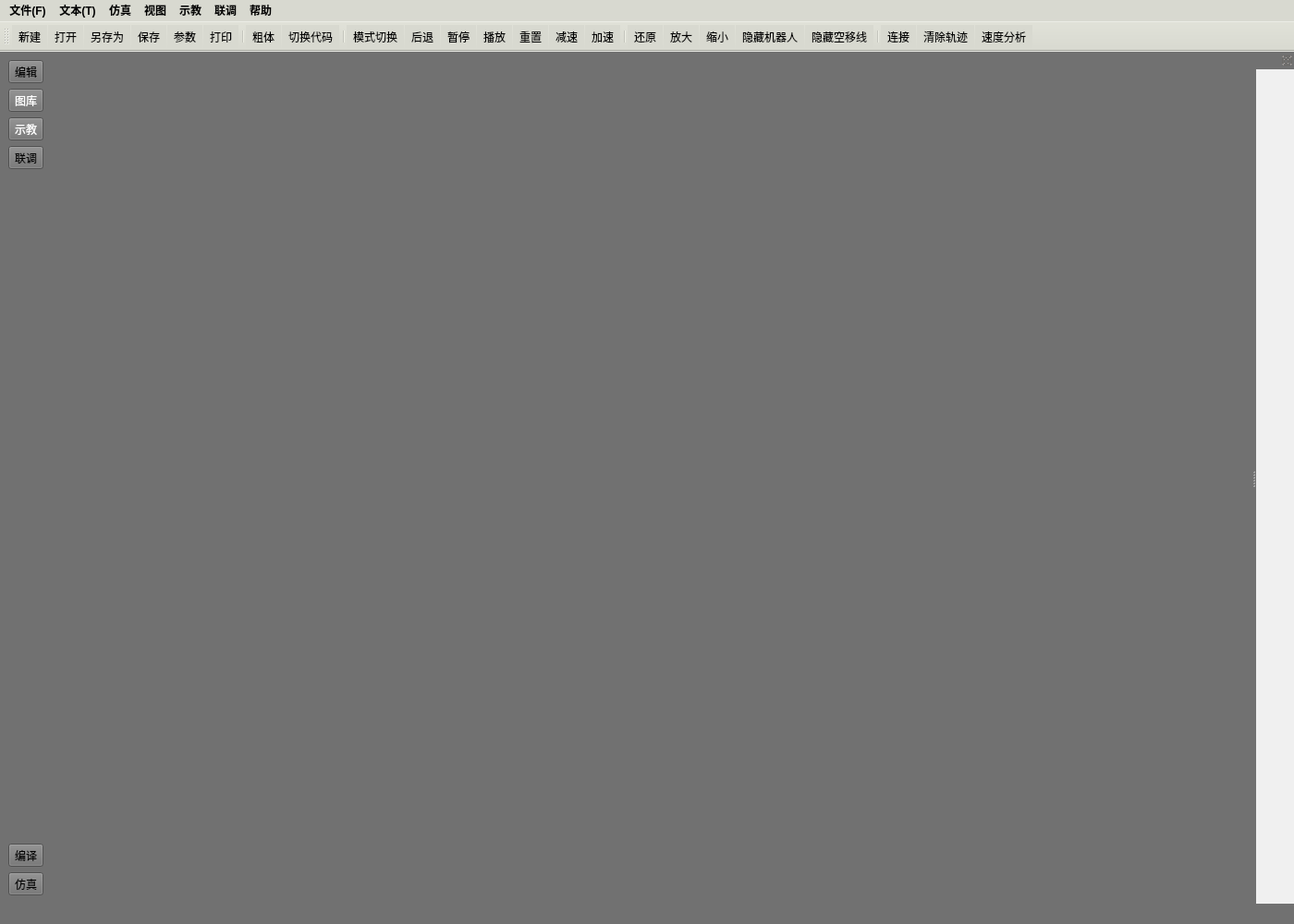
<?xml version="1.0" encoding="UTF-8"?>
<ui version="4.0">
 <class>MainWindow</class>
 <widget class="QMainWindow" name="MainWindow">
  <property name="windowModality">
   <enum>Qt::WindowModal</enum>
  </property>
  <property name="geometry">
   <rect>
    <x>0</x>
    <y>0</y>
    <width>1400</width>
    <height>1000</height>
   </rect>
  </property>
  <property name="windowTitle">
   <string>LXRobot</string>
  </property>
  <property name="windowIcon">
   <iconset>
    <normaloff>:/icon.ico</normaloff>:/icon.ico</iconset>
  </property>
  <property name="windowOpacity">
   <double>1.000000000000000</double>
  </property>
  <property name="toolTipDuration">
   <number>-1</number>
  </property>
  <property name="styleSheet">
   <string notr="true">background-color: rgb(113, 113, 113);</string>
  </property>
  <widget class="QWidget" name="centralwidget">
   <layout class="QHBoxLayout" name="horizontalLayout">
    <item>
     <layout class="QVBoxLayout" name="verticalLayout">
      <item>
       <widget class="QToolButton" name="editText_button">
        <property name="styleSheet">
         <string notr="true"/>
        </property>
        <property name="text">
         <string>编辑</string>
        </property>
       </widget>
      </item>
      <item>
       <widget class="QToolButton" name="graph_button">
        <property name="styleSheet">
         <string notr="true">color: rgb(255, 255, 255);</string>
        </property>
        <property name="text">
         <string>图库</string>
        </property>
       </widget>
      </item>
      <item>
       <widget class="QToolButton" name="teach_button">
        <property name="styleSheet">
         <string notr="true">color: rgb(255, 255, 255);
</string>
        </property>
        <property name="text">
         <string>示教</string>
        </property>
       </widget>
      </item>
      <item>
       <widget class="QToolButton" name="alignment_button">
        <property name="styleSheet">
         <string notr="true">border-color: rgb(0, 0, 255);</string>
        </property>
        <property name="text">
         <string>联调</string>
        </property>
       </widget>
      </item>
      <item>
       <spacer name="verticalSpacer">
        <property name="orientation">
         <enum>Qt::Vertical</enum>
        </property>
        <property name="sizeHint" stdset="0">
         <size>
          <width>20</width>
          <height>40</height>
         </size>
        </property>
       </spacer>
      </item>
      <item>
       <widget class="QToolButton" name="compile_button">
        <property name="text">
         <string>编译</string>
        </property>
       </widget>
      </item>
      <item>
       <widget class="QToolButton" name="simulation_button">
        <property name="text">
         <string>仿真</string>
        </property>
       </widget>
      </item>
     </layout>
    </item>
    <item>
     <widget class="QStackedWidget" name="stackedWidget">
      <property name="styleSheet">
       <string notr="true">selection-color: rgb(0, 0, 0);</string>
      </property>
      <property name="lineWidth">
       <number>1</number>
      </property>
      <widget class="QWidget" name="page"/>
      <widget class="QWidget" name="page_2"/>
     </widget>
    </item>
   </layout>
  </widget>
  <widget class="QMenuBar" name="menubar">
   <property name="geometry">
    <rect>
     <x>0</x>
     <y>0</y>
     <width>1400</width>
     <height>25</height>
    </rect>
   </property>
   <property name="font">
    <font>
     <pointsize>9</pointsize>
     <weight>75</weight>
     <bold>true</bold>
    </font>
   </property>
   <property name="styleSheet">
    <string notr="true">background-color: rgb(216, 217, 208);
selection-background-color: rgb(0, 146, 255);

</string>
   </property>
   <widget class="QMenu" name="textMenu">
    <property name="font">
     <font>
      <pointsize>9</pointsize>
      <weight>50</weight>
      <bold>false</bold>
     </font>
    </property>
    <property name="styleSheet">
     <string notr="true">background-color: rgb(255, 255, 255);</string>
    </property>
    <property name="title">
     <string>文本(T)</string>
    </property>
    <addaction name="boldAct"/>
    <addaction name="colorAct"/>
    <addaction name="fontAct"/>
    <addaction name="fileSwitchAct"/>
   </widget>
   <widget class="QMenu" name="fileMenu">
    <property name="font">
     <font>
      <pointsize>9</pointsize>
      <weight>50</weight>
      <bold>false</bold>
     </font>
    </property>
    <property name="styleSheet">
     <string notr="true">background-color: rgb(255, 255, 255);</string>
    </property>
    <property name="title">
     <string>文件(F)</string>
    </property>
    <property name="separatorsCollapsible">
     <bool>false</bool>
    </property>
    <addaction name="newAct"/>
    <addaction name="openAct"/>
    <addaction name="saveAct"/>
    <addaction name="saveAsAct"/>
    <addaction name="paraAct"/>
    <addaction name="printAct"/>
    <addaction name="exitAct"/>
   </widget>
   <widget class="QMenu" name="simulationMenu">
    <property name="styleSheet">
     <string notr="true">background-color: rgb(255, 255, 255);</string>
    </property>
    <property name="title">
     <string>仿真</string>
    </property>
    <addaction name="playAct"/>
    <addaction name="pauseAct"/>
    <addaction name="backAct"/>
    <addaction name="resetAct"/>
    <addaction name="modelSwitchAct"/>
    <addaction name="reduceAct"/>
    <addaction name="addAct"/>
   </widget>
   <widget class="QMenu" name="viewMenu">
    <property name="styleSheet">
     <string notr="true">background-color: rgb(255, 255, 255);</string>
    </property>
    <property name="title">
     <string>视图</string>
    </property>
    <widget class="QMenu" name="menu_5">
     <property name="title">
      <string>隐藏</string>
     </property>
     <addaction name="hideRobotAct"/>
     <addaction name="hideLineAct"/>
    </widget>
    <widget class="QMenu" name="rotateMeu">
     <property name="title">
      <string>旋转</string>
     </property>
     <addaction name="rotate_Xa"/>
     <addaction name="rotate_Xd"/>
     <addaction name="rotate_Ya"/>
     <addaction name="rotate_Yd"/>
    </widget>
    <addaction name="reductionAct"/>
    <addaction name="amplificationAct"/>
    <addaction name="narrowdownAct"/>
    <addaction name="rotateMeu"/>
    <addaction name="menu_5"/>
   </widget>
   <widget class="QMenu" name="menu_7">
    <property name="title">
     <string>示教</string>
    </property>
    <widget class="QMenu" name="menu">
     <property name="title">
      <string>示教器</string>
     </property>
     <addaction name="entityTeachAct"/>
    </widget>
    <addaction name="menu"/>
    <addaction name="load_workPiece"/>
    <addaction name="action_4"/>
   </widget>
   <widget class="QMenu" name="menu_8">
    <property name="title">
     <string>联调</string>
    </property>
    <addaction name="connectAct"/>
    <addaction name="clearTrials"/>
    <addaction name="analyAct"/>
   </widget>
   <widget class="QMenu" name="menu_9">
    <property name="title">
     <string>帮助</string>
    </property>
   </widget>
   <addaction name="fileMenu"/>
   <addaction name="textMenu"/>
   <addaction name="simulationMenu"/>
   <addaction name="viewMenu"/>
   <addaction name="menu_7"/>
   <addaction name="menu_8"/>
   <addaction name="menu_9"/>
  </widget>
  <widget class="QToolBar" name="toolBar">
   <property name="windowTitle">
    <string>toolBar</string>
   </property>
   <property name="styleSheet">
    <string notr="true">background-color: rgb(216, 217, 208);
selection-background-color: rgb(0, 146, 255);</string>
   </property>
   <attribute name="toolBarArea">
    <enum>TopToolBarArea</enum>
   </attribute>
   <attribute name="toolBarBreak">
    <bool>false</bool>
   </attribute>
   <addaction name="newAct"/>
   <addaction name="openAct"/>
   <addaction name="saveAsAct"/>
   <addaction name="saveAct"/>
   <addaction name="paraAct"/>
   <addaction name="printAct"/>
   <addaction name="separator"/>
   <addaction name="boldAct"/>
   <addaction name="fileSwitchAct"/>
   <addaction name="separator"/>
   <addaction name="modelSwitchAct"/>
   <addaction name="backAct"/>
   <addaction name="pauseAct"/>
   <addaction name="playAct"/>
   <addaction name="resetAct"/>
   <addaction name="reduceAct"/>
   <addaction name="addAct"/>
   <addaction name="separator"/>
   <addaction name="reductionAct"/>
   <addaction name="amplificationAct"/>
   <addaction name="narrowdownAct"/>
   <addaction name="hideRobotAct"/>
   <addaction name="hideLineAct"/>
   <addaction name="separator"/>
   <addaction name="connectAct"/>
   <addaction name="clearTrials"/>
   <addaction name="analyAct"/>
  </widget>
  <widget class="QStatusBar" name="statusbar">
   <property name="whatsThis">
    <string>文件名</string>
   </property>
  </widget>
  <widget class="QDockWidget" name="dockWidget">
   <property name="styleSheet">
    <string notr="true">
background-color: rgb(240, 240, 240);</string>
   </property>
   <property name="features">
    <set>QDockWidget::DockWidgetFloatable|QDockWidget::DockWidgetMovable</set>
   </property>
   <property name="allowedAreas">
    <set>Qt::RightDockWidgetArea</set>
   </property>
   <attribute name="dockWidgetArea">
    <number>2</number>
   </attribute>
   <widget class="QWidget" name="dockWidgetContents"/>
  </widget>
  <action name="newAct">
   <property name="icon">
    <iconset>
     <normaloff>:/images/new.png</normaloff>:/images/new.png</iconset>
   </property>
   <property name="text">
    <string>新建</string>
   </property>
   <property name="shortcut">
    <string>Ctrl+N</string>
   </property>
   <property name="priority">
    <enum>QAction::NormalPriority</enum>
   </property>
  </action>
  <action name="openAct">
   <property name="icon">
    <iconset>
     <normaloff>:/images/open.png</normaloff>:/images/open.png</iconset>
   </property>
   <property name="text">
    <string>打开</string>
   </property>
   <property name="shortcut">
    <string>Ctrl+O</string>
   </property>
  </action>
  <action name="saveAct">
   <property name="icon">
    <iconset>
     <normaloff>:/images/save.png</normaloff>:/images/save.png</iconset>
   </property>
   <property name="text">
    <string>保存</string>
   </property>
   <property name="shortcut">
    <string>Ctrl+S</string>
   </property>
  </action>
  <action name="saveAsAct">
   <property name="icon">
    <iconset>
     <normaloff>:/images/saveAs.png</normaloff>:/images/saveAs.png</iconset>
   </property>
   <property name="text">
    <string>另存为</string>
   </property>
  </action>
  <action name="printAct">
   <property name="icon">
    <iconset>
     <normaloff>:/images/print.png</normaloff>:/images/print.png</iconset>
   </property>
   <property name="text">
    <string>打印</string>
   </property>
   <property name="shortcut">
    <string>Ctrl+P</string>
   </property>
  </action>
  <action name="exitAct">
   <property name="icon">
    <iconset>
     <normaloff>:/images/exit.png</normaloff>:/images/exit.png</iconset>
   </property>
   <property name="text">
    <string>退出</string>
   </property>
  </action>
  <action name="boldAct">
   <property name="icon">
    <iconset>
     <normaloff>:/images/bold.png</normaloff>:/images/bold.png</iconset>
   </property>
   <property name="text">
    <string>粗体</string>
   </property>
   <property name="shortcut">
    <string>Ctrl+B</string>
   </property>
  </action>
  <action name="colorAct">
   <property name="text">
    <string>颜色</string>
   </property>
   <property name="shortcut">
    <string>Ctrl+C</string>
   </property>
  </action>
  <action name="fontAct">
   <property name="text">
    <string>字体</string>
   </property>
   <property name="shortcut">
    <string>Ctrl+F</string>
   </property>
  </action>
  <action name="playAct">
   <property name="icon">
    <iconset>
     <normaloff>:/images/play.png</normaloff>:/images/play.png</iconset>
   </property>
   <property name="text">
    <string>播放</string>
   </property>
  </action>
  <action name="pauseAct">
   <property name="icon">
    <iconset>
     <normaloff>:/images/pause.png</normaloff>:/images/pause.png</iconset>
   </property>
   <property name="text">
    <string>暂停</string>
   </property>
  </action>
  <action name="backAct">
   <property name="icon">
    <iconset>
     <normaloff>:/images/back.png</normaloff>:/images/back.png</iconset>
   </property>
   <property name="text">
    <string>后退</string>
   </property>
  </action>
  <action name="resetAct">
   <property name="icon">
    <iconset>
     <normaloff>:/images/reset.png</normaloff>:/images/reset.png</iconset>
   </property>
   <property name="text">
    <string>重置</string>
   </property>
  </action>
  <action name="reductionAct">
   <property name="icon">
    <iconset>
     <normaloff>:/images/reduction.png</normaloff>:/images/reduction.png</iconset>
   </property>
   <property name="text">
    <string>还原</string>
   </property>
  </action>
  <action name="amplificationAct">
   <property name="icon">
    <iconset>
     <normaloff>:/images/amplification.png</normaloff>:/images/amplification.png</iconset>
   </property>
   <property name="text">
    <string>放大</string>
   </property>
  </action>
  <action name="narrowdownAct">
   <property name="icon">
    <iconset>
     <normaloff>:/images/NarrowDown.png</normaloff>:/images/NarrowDown.png</iconset>
   </property>
   <property name="text">
    <string>缩小</string>
   </property>
  </action>
  <action name="hideRobotAct">
   <property name="icon">
    <iconset>
     <normaloff>:/images/hideRobot.png</normaloff>:/images/hideRobot.png</iconset>
   </property>
   <property name="text">
    <string>隐藏机器人</string>
   </property>
  </action>
  <action name="modelSwitchAct">
   <property name="icon">
    <iconset>
     <normaloff>:/images/modeSwitch.png</normaloff>:/images/modeSwitch.png</iconset>
   </property>
   <property name="text">
    <string>模式切换</string>
   </property>
  </action>
  <action name="fileSwitchAct">
   <property name="icon">
    <iconset>
     <normaloff>:/images/fileSwitch.png</normaloff>:/images/fileSwitch.png</iconset>
   </property>
   <property name="text">
    <string>切换代码</string>
   </property>
  </action>
  <action name="addAct">
   <property name="icon">
    <iconset>
     <normaloff>:/images/add.png</normaloff>:/images/add.png</iconset>
   </property>
   <property name="text">
    <string>加速</string>
   </property>
  </action>
  <action name="reduceAct">
   <property name="icon">
    <iconset>
     <normaloff>:/images/reduce.png</normaloff>:/images/reduce.png</iconset>
   </property>
   <property name="text">
    <string>减速</string>
   </property>
  </action>
  <action name="rotate_Xa">
   <property name="text">
    <string>绕X+</string>
   </property>
  </action>
  <action name="rotate_Xd">
   <property name="text">
    <string>绕X-</string>
   </property>
  </action>
  <action name="rotate_Ya">
   <property name="text">
    <string>绕Y+</string>
   </property>
  </action>
  <action name="rotate_Yd">
   <property name="text">
    <string>绕Y-</string>
   </property>
  </action>
  <action name="paraAct">
   <property name="icon">
    <iconset>
     <normaloff>:/images/parameter.png</normaloff>:/images/parameter.png</iconset>
   </property>
   <property name="text">
    <string>参数</string>
   </property>
  </action>
  <action name="connectAct">
   <property name="icon">
    <iconset>
     <normaloff>:/images/connect.png</normaloff>:/images/connect.png</iconset>
   </property>
   <property name="text">
    <string>连接</string>
   </property>
  </action>
  <action name="clearTrials">
   <property name="icon">
    <iconset>
     <normaloff>:/images/clearTrials.png</normaloff>:/images/clearTrials.png</iconset>
   </property>
   <property name="text">
    <string>清除轨迹</string>
   </property>
  </action>
  <action name="hideLineAct">
   <property name="icon">
    <iconset>
     <normaloff>:/images/hideLine.png</normaloff>:/images/hideLine.png</iconset>
   </property>
   <property name="text">
    <string>隐藏空移线</string>
   </property>
  </action>
  <action name="action">
   <property name="text">
    <string>连接机器人</string>
   </property>
  </action>
  <action name="load_workPiece">
   <property name="text">
    <string>导入工件</string>
   </property>
  </action>
  <action name="action_4">
   <property name="text">
    <string>移除工件</string>
   </property>
  </action>
  <action name="action_5">
   <property name="text">
    <string>断开连接</string>
   </property>
  </action>
  <action name="entityTeachAct">
   <property name="text">
    <string>实体示教器</string>
   </property>
  </action>
  <action name="analyAct">
   <property name="icon">
    <iconset>
     <normaloff>:/images/speedAna.png</normaloff>:/images/speedAna.png</iconset>
   </property>
   <property name="text">
    <string>速度分析</string>
   </property>
  </action>
 </widget>
 <resources/>
 <connections/>
</ui>
